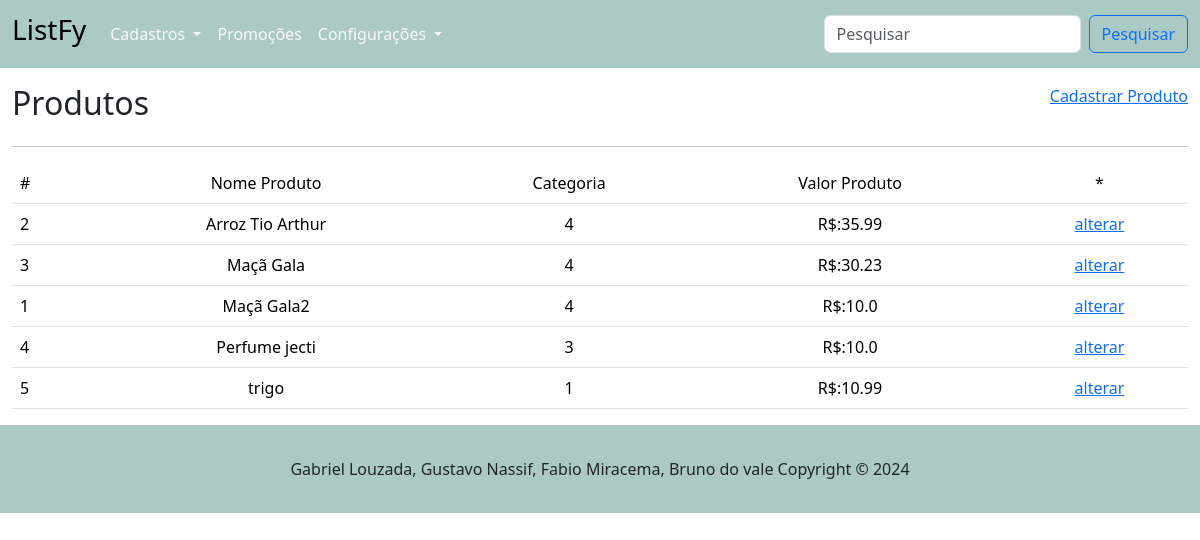
Page /produto/ on the committed database.
### tables this page shows
CREATE TABLE "produto" (
	"id_produto"	INTEGER,
	"nome_produto"	TEXT NOT NULL,
	"id_categoria"	INTEGER NOT NULL,
	"valor_produto"	REAL NOT NULL,
	PRIMARY KEY("id_produto" AUTOINCREMENT),
	FOREIGN KEY("id_categoria") REFERENCES "categoria"("id_categoria")
);

### routes/produto_routes.py (the view)
@router.get("/", response_class=HTMLResponse)
async def get_produtos(request: Request):
    produtos = obter_todos_produtos()
    return templates.TemplateResponse("/produto/listar_produtos.html", {"request": request, "produtos": produtos})

### templates/produto/listar_produtos.html (shortened to what this page needs)
{% extends "base.html" %}
{% block conteudo %}
    <main class="container-fluid">
        <div class="d-flex justify-content-between mt-3">
            <h2>Produtos</h2>
            <a href="/produto/cadastrar_produto"> Cadastrar Produto</a>
        </div>
        <hr>
        <table class="table">
            <tr>
                <td>#</td>
                <td style="text-align: center;">Nome Produto</td>
                <td style="text-align: center;">Categoria</td>
                <td style="text-align: center;">Valor Produto</td>
                <td style="text-align: center;">*</td>
            </tr>
            {% for p in produtos %}
            <tr>
                <td>{{ p.id_produto }}</td>
                <td style="text-align: center;">{{ p.nome_produto }}</td>
                <td style="text-align: center;">{{ p.id_categoria }}</td>
                <td style="text-align: center;">R$:{{ p.valor_produto }}</td>
                <td style="text-align: center;" ><a href="/produto/alterar_produto/{{ p.id_produto }}">alterar</a></td>
            </tr>
            {% endfor %}
        </table>
    </main>
{% endblock %}

### rows in the picture
produto: id_produto "2", nome_produto "Arroz Tio Arthur", id_categoria "4", valor_produto "35.99"
produto: id_produto "3", nome_produto "Maçã Gala", id_categoria "4", valor_produto "30.23"
produto: id_produto "1", nome_produto "Maçã Gala2", id_categoria "4", valor_produto "10.0"
produto: id_produto "4", nome_produto "Perfume jecti", id_categoria "3", valor_produto "10.0"
produto: id_produto "5", nome_produto "trigo", id_categoria "1", valor_produto "10.99"
